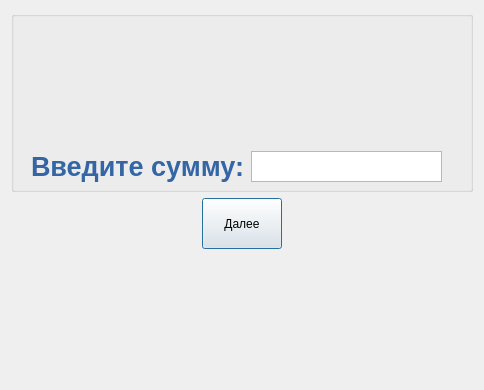
<?xml version="1.0" encoding="UTF-8"?>
<ui version="4.0">
 <class>replenish</class>
 <widget class="QDialog" name="replenish">
  <property name="geometry">
   <rect>
    <x>0</x>
    <y>0</y>
    <width>484</width>
    <height>390</height>
   </rect>
  </property>
  <property name="windowTitle">
   <string>Dialog</string>
  </property>
  <layout class="QVBoxLayout" name="verticalLayout">
   <item>
    <widget class="QGroupBox" name="groupBox">
     <property name="title">
      <string/>
     </property>
     <widget class="QLabel" name="label">
      <property name="geometry">
       <rect>
        <x>20</x>
        <y>140</y>
        <width>213</width>
        <height>32</height>
       </rect>
      </property>
      <property name="text">
       <string>&lt;html&gt;&lt;head/&gt;&lt;body&gt;&lt;p align=&quot;center&quot;&gt;&lt;span style=&quot; font-size:20pt; font-weight:600; color:#3465a4;&quot;&gt;Введите сумму:&lt;/span&gt;&lt;/p&gt;&lt;/body&gt;&lt;/html&gt;</string>
      </property>
     </widget>
     <widget class="QTextEdit" name="textEdit">
      <property name="geometry">
       <rect>
        <x>240</x>
        <y>140</y>
        <width>191</width>
        <height>31</height>
       </rect>
      </property>
      <property name="sizePolicy">
       <sizepolicy hsizetype="Minimum" vsizetype="Expanding">
        <horstretch>0</horstretch>
        <verstretch>0</verstretch>
       </sizepolicy>
      </property>
     </widget>
    </widget>
   </item>
   <item>
    <layout class="QGridLayout" name="gridLayout">
     <item row="0" column="0">
      <spacer name="horizontalSpacer">
       <property name="orientation">
        <enum>Qt::Horizontal</enum>
       </property>
       <property name="sizeHint" stdset="0">
        <size>
         <width>40</width>
         <height>20</height>
        </size>
       </property>
      </spacer>
     </item>
     <item row="0" column="2">
      <spacer name="horizontalSpacer_2">
       <property name="orientation">
        <enum>Qt::Horizontal</enum>
       </property>
       <property name="sizeHint" stdset="0">
        <size>
         <width>40</width>
         <height>20</height>
        </size>
       </property>
      </spacer>
     </item>
     <item row="1" column="1">
      <spacer name="verticalSpacer">
       <property name="orientation">
        <enum>Qt::Vertical</enum>
       </property>
       <property name="sizeType">
        <enum>QSizePolicy::Fixed</enum>
       </property>
       <property name="sizeHint" stdset="0">
        <size>
         <width>15</width>
         <height>130</height>
        </size>
       </property>
      </spacer>
     </item>
     <item row="0" column="1">
      <widget class="QPushButton" name="pushButton">
       <property name="sizePolicy">
        <sizepolicy hsizetype="Minimum" vsizetype="Preferred">
         <horstretch>0</horstretch>
         <verstretch>0</verstretch>
        </sizepolicy>
       </property>
       <property name="text">
        <string>Далее</string>
       </property>
      </widget>
     </item>
    </layout>
   </item>
  </layout>
 </widget>
 <resources/>
 <connections/>
</ui>
